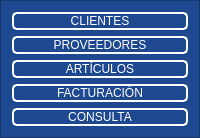
           <widget class="QFrame" name="frame_2">
            <property name="styleSheet">
             <string notr="true">QFrame{
background-color:rgb(30, 72, 143)
}

QPushButton{
font:87 12pt  &quot;Arial Black&quot;;
background-color:#000000ff;
color:rgb(255,255,255);
border-radius:5px;
border:2px solid white;
}

QPushButton:hover{
background-color: black;
}</string>
            </property>
            <property name="frameShape">
             <enum>QFrame::StyledPanel</enum>
            </property>
            <property name="frameShadow">
             <enum>QFrame::Raised</enum>
            </property>
            <layout class="QVBoxLayout" name="verticalLayout_3">
             <item>
              <widget class="QPushButton" name="bt_uno">
               <property name="layoutDirection">
                <enum>Qt::LeftToRight</enum>
               </property>
               <property name="autoFillBackground">
                <bool>false</bool>
               </property>
               <property name="text">
                <string>CLIENTES</string>
               </property>
               <property name="icon">
                <iconset>
                 <normaloff>../../Descargas/—Pngtree—3d letter c golden luxury_5949433.png</normaloff>../../Descargas/—Pngtree—3d letter c golden luxury_5949433.png</iconset>
               </property>
               <property name="iconSize">
                <size>
                 <width>20</width>
                 <height>20</height>
                </size>
               </property>
              </widget>
             </item>
             <item>
              <widget class="QPushButton" name="bt_dos">
               <property name="text">
                <string>PROVEEDORES</string>
               </property>
              </widget>
             </item>
             <item>
              <widget class="QPushButton" name="bt_tres">
               <property name="text">
                <string>ARTÍCULOS</string>
               </property>
              </widget>
             </item>
             <item>
              <widget class="QPushButton" name="bt_cuatro">
               <property name="text">
                <string>FACTURACIÓN</string>
               </property>
              </widget>
             </item>
             <item>
              <widget class="QPushButton" name="bt_cinco">
               <property name="text">
                <string>CONSULTA</string>
               </property>
              </widget>
             </item>
            </layout>
           </widget>
